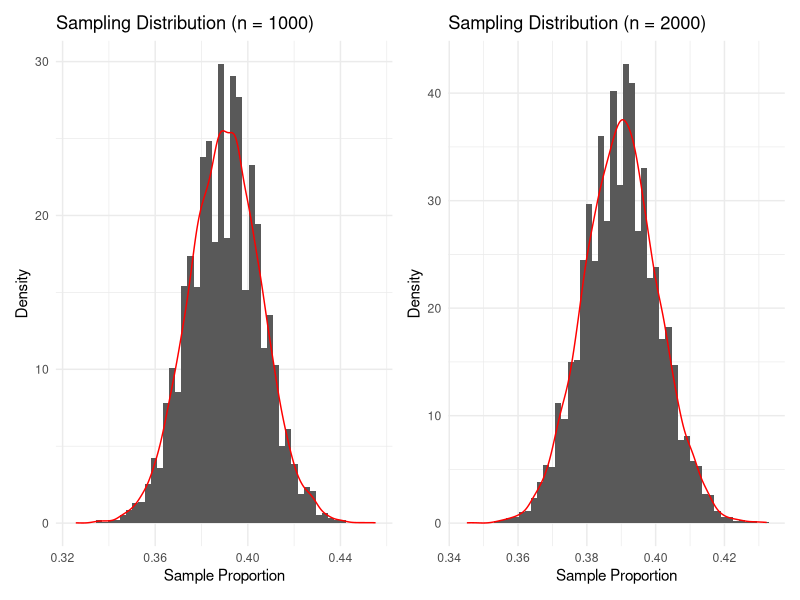
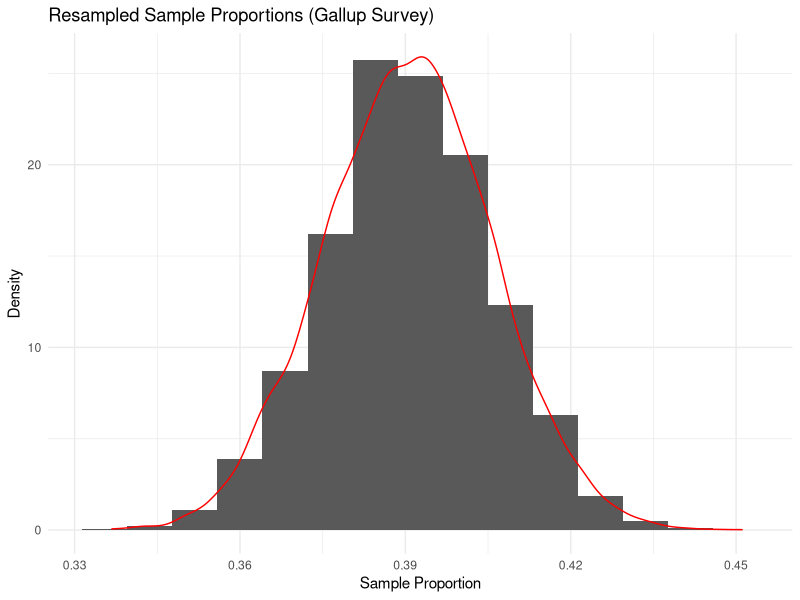

Reproduce these figures in R, in order. (Note: a time limit stopped this script after it produced the figures.)
library(ggplot2)
library(tidyverse)
library(patchwork)

# 1 Basic Simulation

true.prob = 0.39
n1 = 1004
n2 = 2008
simulations = 10000

poll1 = rbinom(simulations, n1, true.prob) / n1

poll2 = rbinom(simulations, n2, true.prob) / n2

plot_simulation = function(polls, title){
  df = data.frame(polls)
  ggplot(df, aes(x = polls)) +
    geom_histogram(aes(y = after_stat(density)), bins = 50) + 
    geom_density(color = "red") +
    labs(title = title,
         x = "Sample Proportion",
         y = "Density") + 
    theme_minimal()
}

plot1 = plot_simulation(poll1, "Sampling Distribution (n = 1000)")
plot2 = plot_simulation(poll2, "Sampling Distribution (n = 2000)")

(plot1 | plot2)


range1 = quantile(poll1, c(0.025, 0.975))
range1
range2 = quantile(poll2, c(0.025, 0.975))
range2

margin.error1 = (range1[2] - range1[1]) / 2
margin.error1
margin.error2 = (range2[2] - range2[1]) / 2
margin.error2


# 2 Resampling

n = 1004
satisfied = round(n * 0.39)

og.sample = tibble(
  id = 1:n,
  measurement = c(rep(1,satisfied), rep(0, n - satisfied))
)

og.sample |>
  summarize(mean = mean(measurement))

resample.means = numeric(10000)

for (i in 1:10000){
  resample.id = sample(1:n, size = n, replace = TRUE)
  resample.means[i] = mean(og.sample$measurement[resample.id])
}

resample.df = tibble(p.hat = resample.means)

ggplot(resample.df, aes(x = p.hat)) + 
  geom_histogram(aes(y = after_stat(density)), bins = 15) +
  geom_density(color = "red") +
  labs(title = "Resampled Sample Proportions (Gallup Survey)",
       x = "Sample Proportion",
       y = "Density") +
  theme_minimal()

range.95 = quantile(resample.means, c(0.025, 0.975))
range.95
margin.error = (range.95[2] - range.95[1]) / 2
margin.error


# 3 Simulation over n and p

n.values = seq(100, 3000, by = 10)
p.values = seq(0.01, 0.99, by = 0.01)

results = expand.grid(n = n.values, p = p.values) |>
  mutate(n = as.numeric(n), p = as.numeric(p))

set.seed(123)

for (i in 1:nrow(results)){
  n = results$n[i]
  for (j in 1:ncol(results)){
    p = results$p[j]
    
    simus = rbinom(10000, n, p) / n
    range_95 = quantile(simus, c(0.025, 0.975))
    results$margin_error[i] = (range_95[2] - range_95[1]) / 2
  }
}
ggplot(results, aes(x = p, y = n, fill = margin_error)) +
  geom_tile() +
  labs(title = "Margin of Error as a function of n and p",
       x = "Proportion (p)",
       y = "Sample Size (n)",
       fill = "Margin of Error") +
  theme_minimal()+
  scale_fill_viridis_c()


# 4 

nvals = seq(100, 2000, by = 10)
pvals = seq(0.01, 0.99, by = 0.01)
z = 1.96
grid = expand.grid(n = nvals, p = pvals) |>
  mutate(n = as.numeric(n), p = as.numeric(p))

grid = grid |>
  mutate(
    wilson = (z * ((sqrt(n*p*(1-p) + (z^2 / 4)))/(n + z^2)))
    )

ggplot(grid, aes(x = p, y = n, fill = wilson)) + 
  geom_tile() +
  scale_fill_viridis_c(option = "plasma") +
  labs(
    title = "Wilson Margin of Error as a function of n and p",
    x = "Proportion (p)",
    y = "Sample Size (n)"
  ) + 
  theme_minimal()
